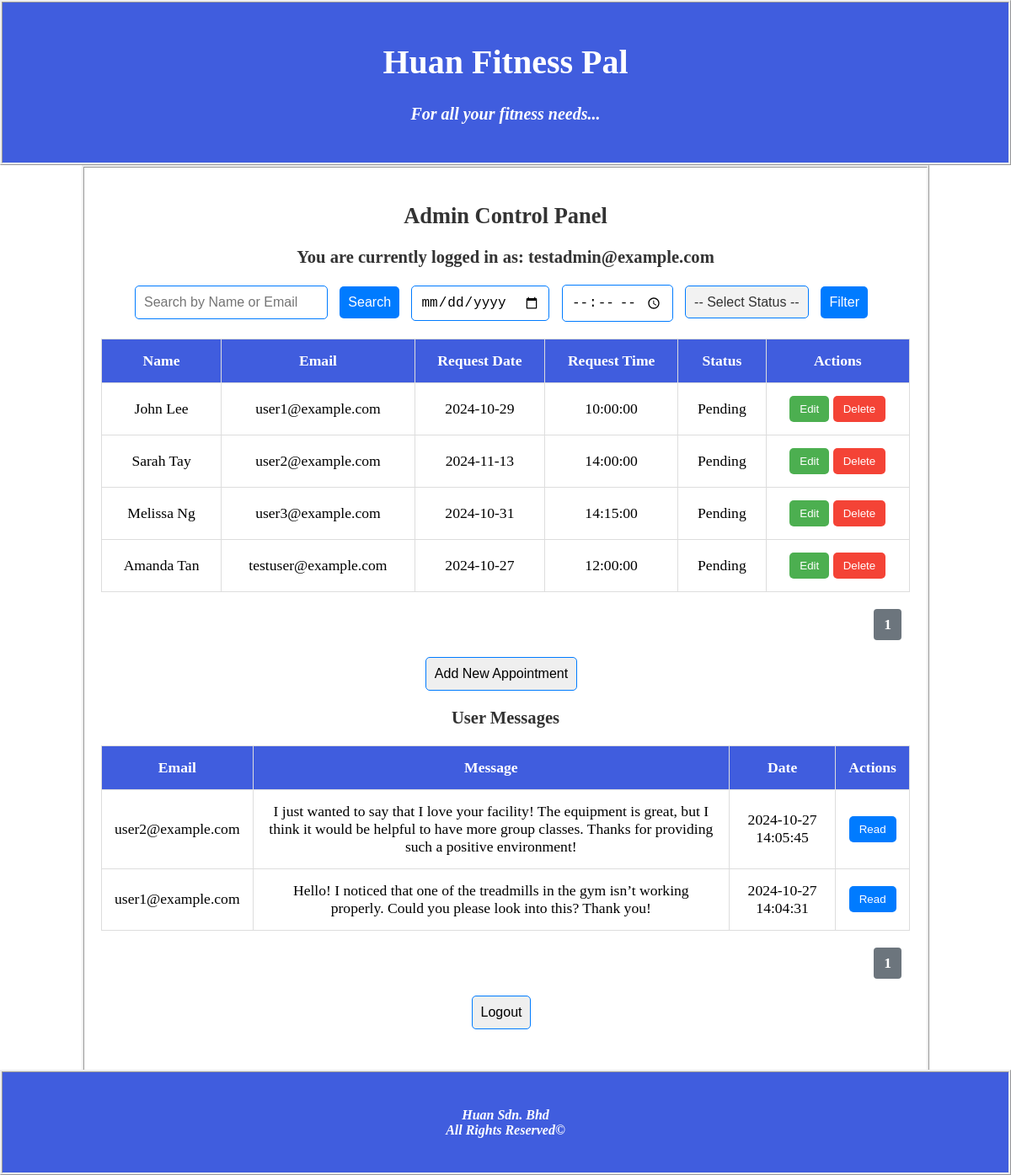
Before: /admin.php (signed in) with the older database file.
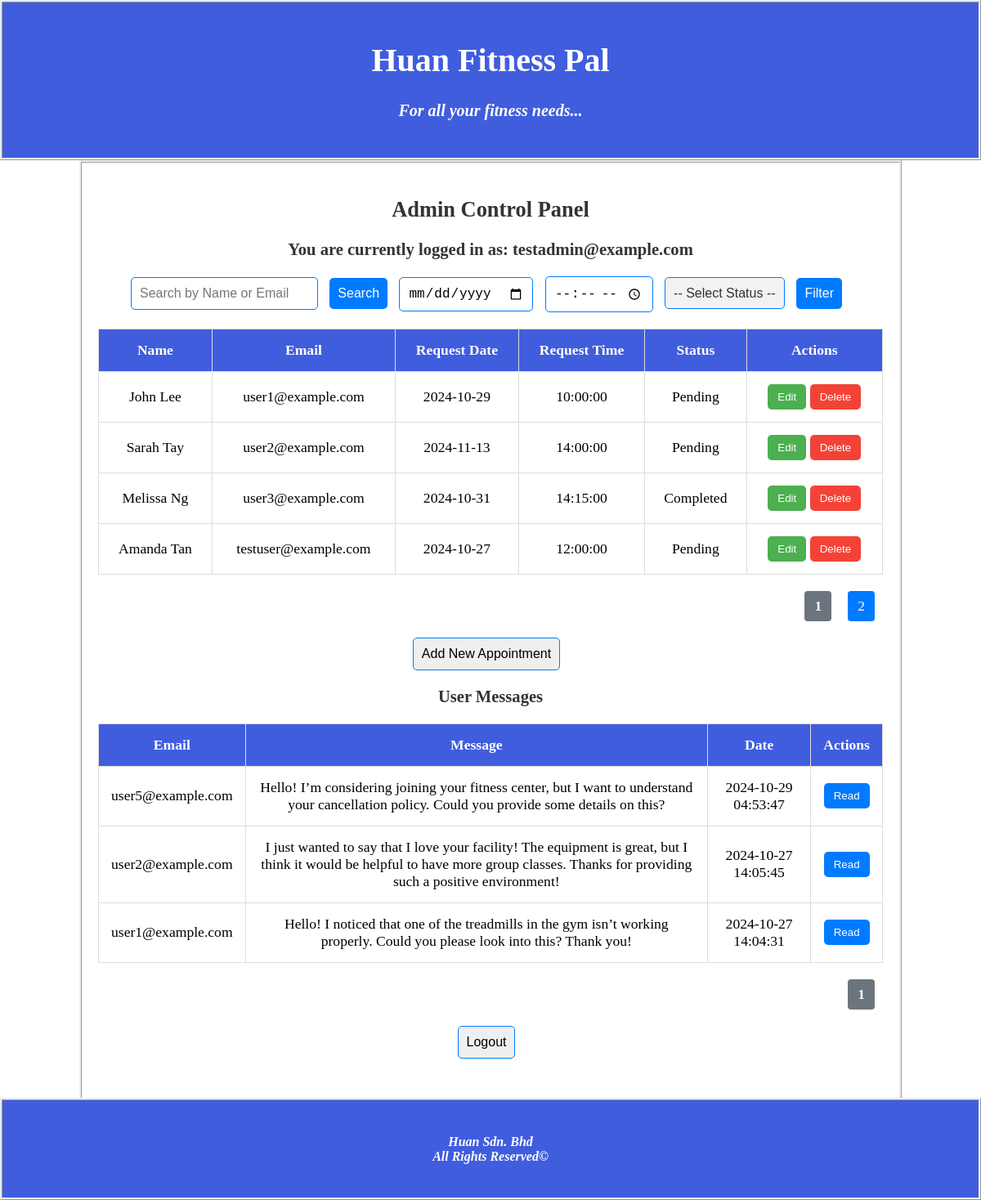
After: the same page with the newer database file.
### tables this page shows
CREATE TABLE `appointment` (
  `name` varchar(225) NOT NULL,
  `email` varchar(225) NOT NULL,
  `app_date` date NOT NULL,
  `app_time` time NOT NULL,
  `status` varchar(225) NOT NULL
);

CREATE TABLE `contact_messages` (
  `id` int(11) NOT NULL,
  `name` varchar(255) NOT NULL,
  `email` varchar(255) NOT NULL,
  `message` text NOT NULL,
  `created_at` timestamp NOT NULL DEFAULT current_timestamp()
);

### admin.php (the view, shortened to what this page needs)
<?php
    include 'database.php';
?>
<!DOCTYPE HTML>
<html>
<head>
</head>
<body>
<header>
    <h1 style="font-size: 40px">Huan Fitness Pal</h1>
    <h4 style="font-size: 20px"><i>For all your fitness needs...</i></h4>
</header>
<div class="admin-panel">
<?php
    if (isset($_SESSION['email'])) {
        $userEmail = htmlspecialchars($_SESSION['email']);
        echo "<h2>Admin Control Panel</h2>";
        echo "<h3>You are currently logged in as: $userEmail</h3>";
        ?>
        <form action="" method="GET" class="search-form">
            <input type="text" name="search" placeholder="Search by Name or Email" value="<?php echo isset($_GET['search']) ? htmlspecialchars($_GET['search']) : ''; ?>">
            <button type="submit">Search</button>
            <input type="date" name="request_date" value="<?php echo isset($_GET['request_date']) ? htmlspecialchars($_GET['request_date']) : ''; ?>">
            <input type="time" name="request_time" value="<?php echo isset($_GET['request_time']) ? htmlspecialchars($_GET['request_time']) : ''; ?>">
            <select name="status">
                <option value="">-- Select Status --</option>
            </select>
            <button type="submit">Filter</button>
        </form>
        <?php
        $itemsPerPage = 4;
        $currentPage = isset($_GET['page']) ? (int)$_GET['page'] : 1;
        $offset = ($currentPage - 1) * $itemsPerPage;
        $filters = [];
        $filterQuery = count($filters) > 0 ? " WHERE " . implode(" AND ", $filters) : '';
        $countSql = "SELECT COUNT(*) as total FROM appointment" . $filterQuery;
        $countResult = mysqli_query($conn, $countSql);
        $totalRows = mysqli_fetch_assoc($countResult)['total'];
        $totalPages = ceil($totalRows / $itemsPerPage);
        $sql = "SELECT * FROM appointment" . $filterQuery . " LIMIT $itemsPerPage OFFSET $offset";
        $result = mysqli_query($conn, $sql);
        ?>
        <table class="data-table" style="width:100%; border-collapse:collapse; margin-top:20px; background-color:#fff;">
            <tr>
                <th>Name</th>
                <th>Email</th>
                <th>Request Date</th>
                <th>Request Time</th>
                <th>Status</th>
                <th>Actions</th>
            </tr>
        <?php
        if (mysqli_num_rows($result) > 0) {
            while ($row = mysqli_fetch_assoc($result)) {
                ?>
                <tr>
                    <td><?php echo htmlspecialchars($row['name']); ?></td>
                    <td><?php echo htmlspecialchars($row['email']); ?></td>
                    <td><?php echo htmlspecialchars($row['app_date']); ?></td>
                    <td><?php echo htmlspecialchars($row['app_time']); ?></td>
                    <td><?php echo htmlspecialchars($row['status']); ?></td>
                    <td class="action-buttons">
                        <form action="edit.php" method="GET" style="display:inline;">
                            <button type="submit" class="edit-button">Edit</button>
                        </form>
                        <form action="delete.php" method="GET" style="display:inline;" onsubmit="return confirm('Are you sure you want to delete this record?');">
                            <button type="submit" class="delete-button">Delete</button>
                        </form>
                    </td>
                </tr>
                <?php
            }
        } else {
            echo "<tr><td colspan='6'>No records found!</td></tr>";
        }
        ?>
        </table>
        <div class="pagination">
            <?php
            for ($page = 1; $page <= $totalPages; $page++) {
                if ($page == $currentPage) {
                    echo "<strong>$page</strong> ";
                } else {
                    echo "<a href='?page=$page" . (isset($_GET['search']) ? "&search=" . htmlspecialchars($_GET['search']) : "") . (isset($_GET['request_date']) ? "&request_date=" . htmlspecialchars($_GET['request_date']) : "") . (isset($_GET['request_time']) ? "&request_time=" . htmlspecialchars($_GET['request_time']) : "") . (isset($_GET['status']) ? "&status=" . htmlspecialchars($_GET['status']) : "") . "'>$page</a> ";
                }
            }
            ?>
        </div>
        <form action="add.php" method="GET" class="add-form">
            <button type="submit">Add New Appointment</button>
        </form>
        <h3>User Messages</h3>
        <?php
        $messageItemsPerPage = 4;
        $messageCurrentPage = isset($_GET['msg_page']) ? (int)$_GET['msg_page'] : 1;
        $messageOffset = ($messageCurrentPage - 1) * $messageItemsPerPage;
        $messageCountSql = "SELECT COUNT(*) as total FROM contact_messages";
        $messageCountResult = mysqli_query($conn, $messageCountSql);
        $messageTotalRows = mysqli_fetch_assoc($messageCountResult)['total'];
        $messageTotalPages = ceil($messageTotalRows / $messageItemsPerPage);
        $messageSql = "SELECT * FROM contact_messages ORDER BY created_at DESC LIMIT $messageItemsPerPage OFFSET $messageOffset";
        $messageResult = mysqli_query($conn, $messageSql);
        ?>
        <table class="data-table" style="width:100%; border-collapse:collapse; margin-top:20px; background-color:#fff;">
            <tr>
                <th>Email</th>
                <th>Message</th>
                <th>Date</th>
                <th>Actions</th>
            </tr>
        <?php
        if (mysqli_num_rows($messageResult) > 0) {
            while ($msgRow = mysqli_fetch_assoc($messageResult)) {
                ?>
                <tr>
                    <td><?php echo htmlspecialchars($msgRow['email']); ?></td>
                    <td><?php echo htmlspecialchars($msgRow['message']); ?></td>
                    <td><?php echo htmlspecialchars($msgRow['created_at']); ?></td>
                    <td class="action-buttons">
                        <form action="delete_message.php" method="POST" onsubmit="return confirm('Are you sure you want to mark this message as read?');" style="display:inline;">
                            <button type="submit" class="read-button">Read</button>
                        </form>
                    </td>
                </tr>
                <?php
            }
        } else {
            echo "<tr><td colspan='4'>No messages found!</td></tr>";
        }
        ?>
        </table>
        <div class="pagination">
            <?php
            for ($msgPage = 1; $msgPage <= $messageTotalPages; $msgPage++) {
                if ($msgPage == $messageCurrentPage) {
                    echo "<strong>$msgPage</strong> ";
                } else {
                    echo "<a href='?msg_page=$msgPage'>".$msgPage."</a> ";
                }
            }
            ?>
        </div>
        <form action="logout.php" method="POST" class="logout-form">
            <button type="submit">Logout</button>
        </form>
        <?php
    } else {
        echo "<h3>No user is logged in.</h3>";
    }
    ?>
</div>
<footer>
    <h4>
    <i>Huan Sdn. Bhd</i><br>
    <i>All Rights Reserved&copy</i>
    </h4>
</footer>
</body>
</html>

### admin.php (style rules this page uses)
html, body { height: 100%; margin: 0; padding-bottom: 70px; box-sizing: border-box; }
header { text-align: center; color: white; background: #405dde; border-style: ridge; padding: 20px; }
body { background-image: url('https://st4.depositphotos.com/1022135/25748/i/450/depositphotos_257486682-stock-photo-group-young-people-sportswear-talking.jpg'); background-size: cover; }
.admin-panel { width: 80%; max-width: 1000px; background: #ffffffcc; color: black; text-align: center; padding: 20px; margin: 0 auto; font-size: 1.1em; border-style: ridge; overflow: hidden; padding-bottom: 150px; }
h2, h3 { color: #333; }
.search-form, .add-form, .logout-form { margin: 20px 0; }
.search-form input, .search-form button, .add-form button, .logout-form button, .search-form select { padding: 10px; margin-right: 10px; border: 1px solid #007BFF; border-radius: 5px; font-size: 16px; outline: none; }
.search-form button { background-color: #007BFF; color: white; border: none; cursor: pointer; transition: background-color 0.3s ease; }
.search-form select { background-color: #f2f2f2; color: #333; appearance: none; cursor: pointer; transition: background-color 0.3s ease; }
.data-table { width: 100%; border-collapse: collapse; margin-top: 20px; background-color: #fff; }
.data-table th, .data-table td { padding: 15px; border: 1px solid #ddd; text-align: center; }
.data-table th { background-color: #405dde; color: white; }
.action-buttons form { display: inline; }
.edit-button, .delete-button, .read-button { color: white; border: none; padding: 8px 12px; border-radius: 5px; cursor: pointer; transition: 0.3s; }
.edit-button { background-color: #4CAF50; }
.delete-button { background-color: #f44336; }
.read-button { background-color: #007BFF; }
.pagination { display: flex; justify-content: flex-end; margin-top: 20px; }
.pagination a { margin: 0 10px; padding: 8px 12px; background-color: #007bff; color: white; text-decoration: none; border-radius: 4px; transition: background-color 0.3s; }
.pagination strong { margin: 0 10px; padding: 8px 12px; background-color: #6c757d; color: white; border-radius: 4px; }
footer { text-align: center; color: white; background: #405dde; border-style: ridge; padding: 20px 0; position: fixed; bottom: 0; left: 0; right: 0; z-index: 10; }

Changed rows visible on the page:
changed appointment "Melissa Ng": status "Pending" → "Completed"
added contact_messages: email "user5@example.com", message "Hello! I’m considering joining your fitness center, but I want to understand your cancellation policy. Could you provide some details on this?", created_at "2024-10-29 04:53:47"
Other visible differences:
new list line: "2"
